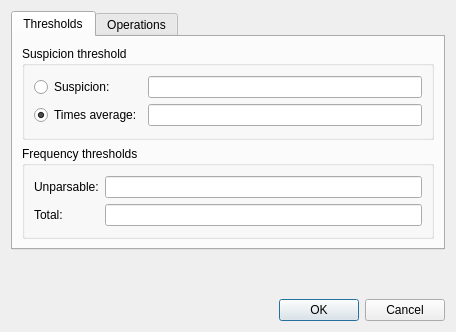
<?xml version="1.0" encoding="UTF-8"?>
<ui version="4.0">
 <class>PreferencesDialog</class>
 <widget class="QDialog" name="PreferencesDialog">
  <property name="geometry">
   <rect>
    <x>0</x>
    <y>0</y>
    <width>456</width>
    <height>332</height>
   </rect>
  </property>
  <property name="windowTitle">
   <string>Miningviewer settings</string>
  </property>
  <layout class="QVBoxLayout" name="verticalLayout_3">
   <item>
    <widget class="QTabWidget" name="tabWidget">
     <property name="currentIndex">
      <number>0</number>
     </property>
     <widget class="QWidget" name="tab">
      <attribute name="title">
       <string>Thresholds</string>
      </attribute>
      <layout class="QVBoxLayout" name="verticalLayout_4">
       <item>
        <widget class="QGroupBox" name="groupBox">
         <property name="title">
          <string>Suspicion threshold</string>
         </property>
         <layout class="QVBoxLayout" name="verticalLayout">
          <item>
           <layout class="QGridLayout" name="gridLayout">
            <item row="0" column="0">
             <widget class="QRadioButton" name="suspThresholdRadioButton">
              <property name="text">
               <string>Suspicion:</string>
              </property>
              <property name="checked">
               <bool>false</bool>
              </property>
             </widget>
            </item>
            <item row="1" column="0">
             <widget class="QRadioButton" name="avgMultiplierRadioButton">
              <property name="text">
               <string>Times average:</string>
              </property>
              <property name="checked">
               <bool>true</bool>
              </property>
             </widget>
            </item>
            <item row="0" column="1">
             <widget class="QLineEdit" name="suspThresholdLineEdit"/>
            </item>
            <item row="1" column="1">
             <widget class="QLineEdit" name="avgMultiplierLineEdit"/>
            </item>
           </layout>
          </item>
         </layout>
        </widget>
       </item>
       <item>
        <widget class="QGroupBox" name="groupBox_2">
         <property name="title">
          <string>Frequency thresholds</string>
         </property>
         <layout class="QVBoxLayout" name="verticalLayout_2">
          <item>
           <layout class="QGridLayout" name="gridLayout_2">
            <item row="0" column="0">
             <widget class="QLabel" name="label">
              <property name="text">
               <string>Unparsable:</string>
              </property>
             </widget>
            </item>
            <item row="0" column="1">
             <widget class="QLineEdit" name="unparsableFreqThresholdLineEdit"/>
            </item>
            <item row="1" column="0">
             <widget class="QLabel" name="label_2">
              <property name="text">
               <string>Total:</string>
              </property>
             </widget>
            </item>
            <item row="1" column="1">
             <widget class="QLineEdit" name="freqThresholdLineEdit"/>
            </item>
           </layout>
          </item>
         </layout>
        </widget>
       </item>
      </layout>
     </widget>
     <widget class="QWidget" name="tab_2">
      <attribute name="title">
       <string>Operations</string>
      </attribute>
      <layout class="QVBoxLayout" name="verticalLayout_5">
       <item>
        <widget class="QCheckBox" name="deepFormRemovalCheckBox">
         <property name="text">
          <string>Deep form removal</string>
         </property>
        </widget>
       </item>
       <item>
        <spacer name="verticalSpacer_2">
         <property name="orientation">
          <enum>Qt::Vertical</enum>
         </property>
         <property name="sizeHint" stdset="0">
          <size>
           <width>20</width>
           <height>171</height>
          </size>
         </property>
        </spacer>
       </item>
      </layout>
     </widget>
    </widget>
   </item>
   <item>
    <spacer name="verticalSpacer">
     <property name="orientation">
      <enum>Qt::Vertical</enum>
     </property>
     <property name="sizeHint" stdset="0">
      <size>
       <width>20</width>
       <height>2</height>
      </size>
     </property>
    </spacer>
   </item>
   <item>
    <widget class="QDialogButtonBox" name="buttonBox">
     <property name="orientation">
      <enum>Qt::Horizontal</enum>
     </property>
     <property name="standardButtons">
      <set>QDialogButtonBox::Cancel|QDialogButtonBox::Ok</set>
     </property>
    </widget>
   </item>
  </layout>
 </widget>
 <resources/>
 <connections>
  <connection>
   <sender>buttonBox</sender>
   <signal>accepted()</signal>
   <receiver>PreferencesDialog</receiver>
   <slot>accept()</slot>
   <hints>
    <hint type="sourcelabel">
     <x>248</x>
     <y>254</y>
    </hint>
    <hint type="destinationlabel">
     <x>157</x>
     <y>274</y>
    </hint>
   </hints>
  </connection>
  <connection>
   <sender>buttonBox</sender>
   <signal>rejected()</signal>
   <receiver>PreferencesDialog</receiver>
   <slot>reject()</slot>
   <hints>
    <hint type="sourcelabel">
     <x>316</x>
     <y>260</y>
    </hint>
    <hint type="destinationlabel">
     <x>286</x>
     <y>274</y>
    </hint>
   </hints>
  </connection>
 </connections>
</ui>
